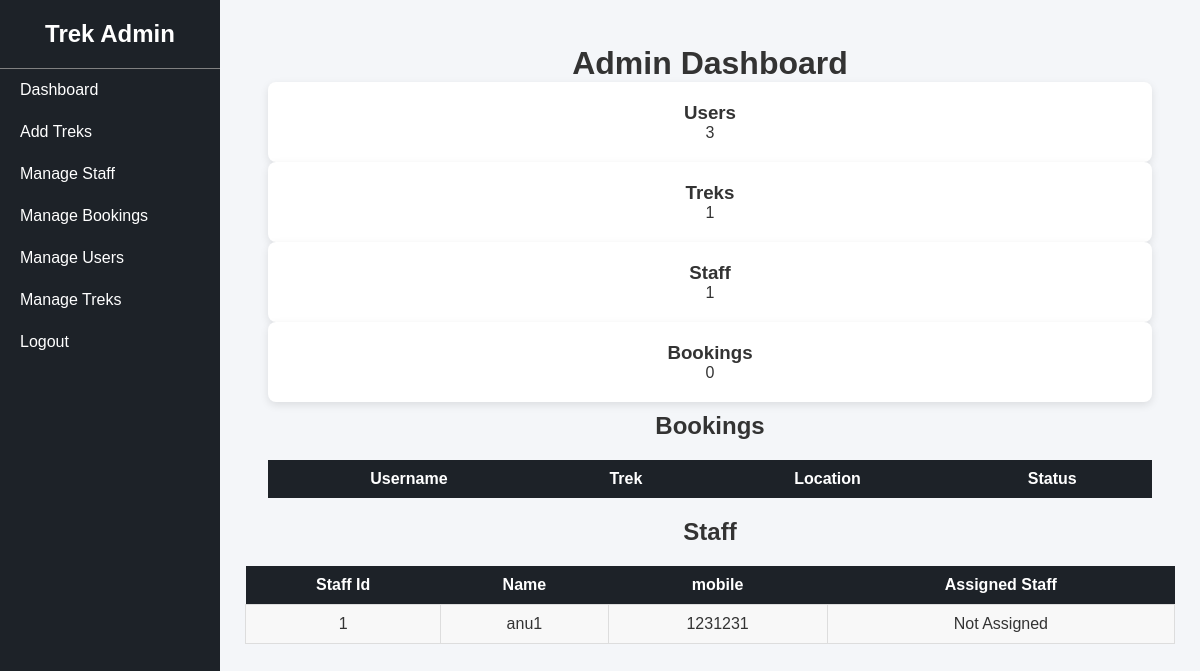
The app's page /admin_dashboard (signed in), older data.
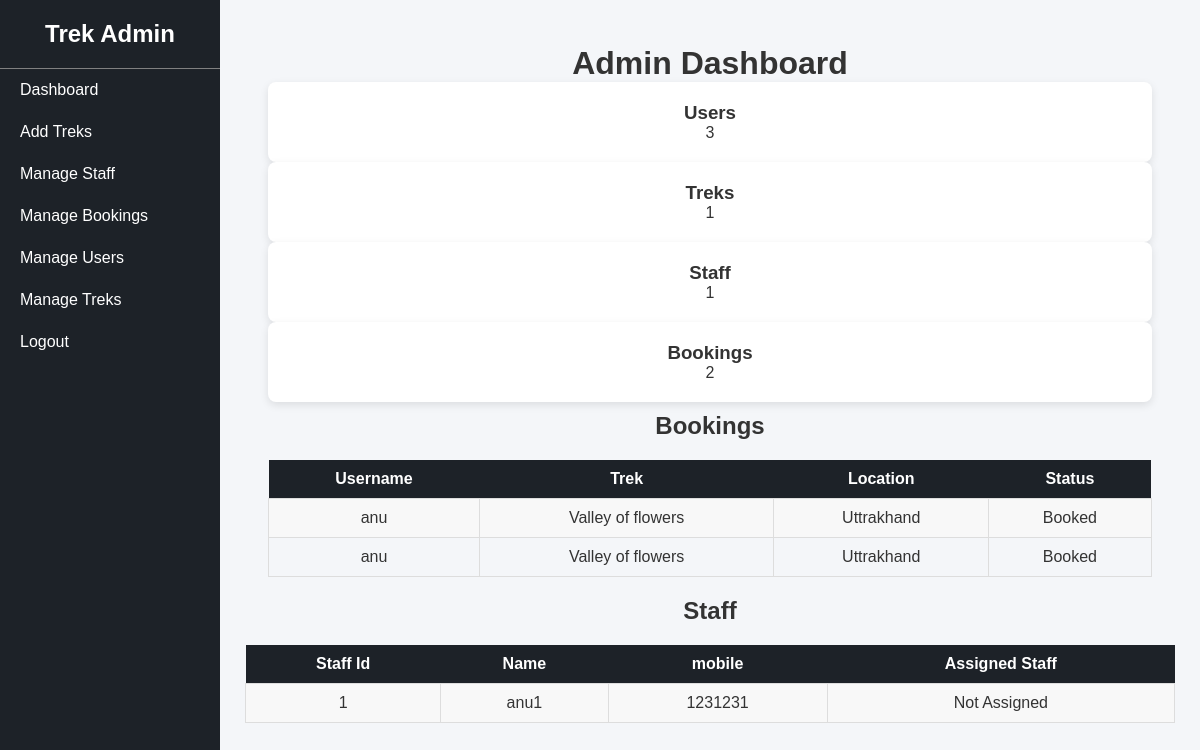
The same page, newer data.
### tables this page shows
CREATE TABLE staff(
                 id INTEGER PRIMARY KEY AUTOINCREMENT,
                 name TEXT NOT NULL,
                 mobile INTEGER,
                 assigned_trek TEXT ,
                 status TEXT NOT NULL);

CREATE TABLE bookings(
                 id INTEGER PRIMARY KEY AUTOINCREMENT,
                user_id INTEGER, 
                 username TEXT NOT NULL,
                 trek_id INTEGER,
                 booking_date DATE ,
                 status TEXT NOT NULL,
                 FOREIGN KEY(trek_id) REFERENCES treks(id),
                 FOREIGN KEY(user_id) REFERENCES users(id)
                 
                 );

CREATE TABLE treks(
                 id INTEGER PRIMARY KEY AUTOINCREMENT,
                 name TEXT NOT NULL,
                 location TEXT NOT NULL,
                 price INTEGER NOT NULL,
                 slots INTEGER NOT NULL,
                 difficulty TEXT NOT NULL,
                 duration INTEGER NOT NULL,
                 status TEXT NOT NULL DEFAULT 'Open',
                 assigned_staffID INTEGER NOT NULL,
                 start_date DATE ,
                 end_date DATE ,
                 description TEXT ,
                 FOREIGN KEY (assigned_staffID) REFERENCES staff(id)
                 );

### app.py (the view)
@app.route("/admin_dashboard")
def dashboard():
    if "user" not in session or session["user"] != "admin":
        return "Access Denied"
    conn = get_db_connnection()
    users_count = conn.execute("""
                SELECT COUNT(*) FROM users """).fetchone()[0]
    bookings_count = conn.execute("""
                SELECT COUNT(*) FROM bookings """).fetchone()[0]
    trek_count = conn.execute("""
                SELECT COUNT(*) FROM treks """).fetchone()[0]
    staff_count = conn.execute("""
                SELECT COUNT(*) FROM staff """).fetchone()[0]
    bookings = conn.execute("""SELECT bookings.username, treks.name, treks.location, treks.price, bookings.status
                    FROM bookings
                    JOIN treks ON bookings.trek_id = treks.id
                  """).fetchall()
    staff = conn.execute("""
                        SELECT * FROM staff """).fetchall()
    conn.close()
    return render_template("admin_dashboard.html",bookings=bookings,user_count=users_count,bookings_count=bookings_count,trek_count=trek_count,staff_count=staff_count,staff=staff)

### app.py (called while the page is built)
def get_db_connnection():
    conn = sqlite3.connect("database.db")
    conn.row_factory =sqlite3.Row
    return conn

### templates/admin_dashboard.html
{% extends "admin_base.html" %}
{% block content %}
<div id="admin-dashboard">
    <h1 id="admin_users" style="text-align: center;">Admin Dashboard</h1>
<div class="dashboard-cards">
    <div class="card">
        <h3>Users</h3>
        <p>{{ user_count }}</p>
    </div>
    <div class="card">
        <h3>Treks</h3>
        <p>{{ trek_count }}</p>
    </div>
    <div class="card">
        <h3>Staff</h3>
        <p>{{ staff_count }}</p>
    </div>
    <div class="card">
        <h3>Bookings</h3>
        <p>{{ bookings_count }}</p>
    </div>
</div>
<h2 style="text-align: center; padding-top: 10px;">Bookings</h2>
<table>
    <tr>
        <th>Username</th>
        <th>Trek</th>
        <th>Location</th>
        <th>Status</th>
    </tr>
    {% for b in bookings %}
    <tr>
        <td>{{ b["username"] }}</td>
        <td>{{ b["name"] }}</td>
        <td>{{ b["location"] }}</td>
        <td>{{ b["status"] }}</td>
    </tr>
    {% endfor %}
</table>
</div>
<h2 style="text-align: center;">Staff</h1>
    <table>
        <tr>
            <th>Staff Id</th>
            <th>Name</th>
            <th>mobile</th>
            <th>Assigned Staff</th>
        </tr>
        {% for s in staff %}
        <tr>
            <td>{{ s["id"] }}</td>
            <td>{{ s["name"] }}</td>
            <td>{{ s["mobile"] }}</td>
            <td>{{ s["assigned_trek"] }}</td>
        </tr>
        {% endfor %}
    </table>
{% endblock %}

Row changes from the older to the newer data that the page shows:
added bookings: username "anu", name "Valley of flowers", location "Uttrakhand", status "Booked"
added bookings: username "anu", name "Valley of flowers", location "Uttrakhand", status "Booked"
Text that changed along with them:
{{ bookings_count }}: "0" → "2"
